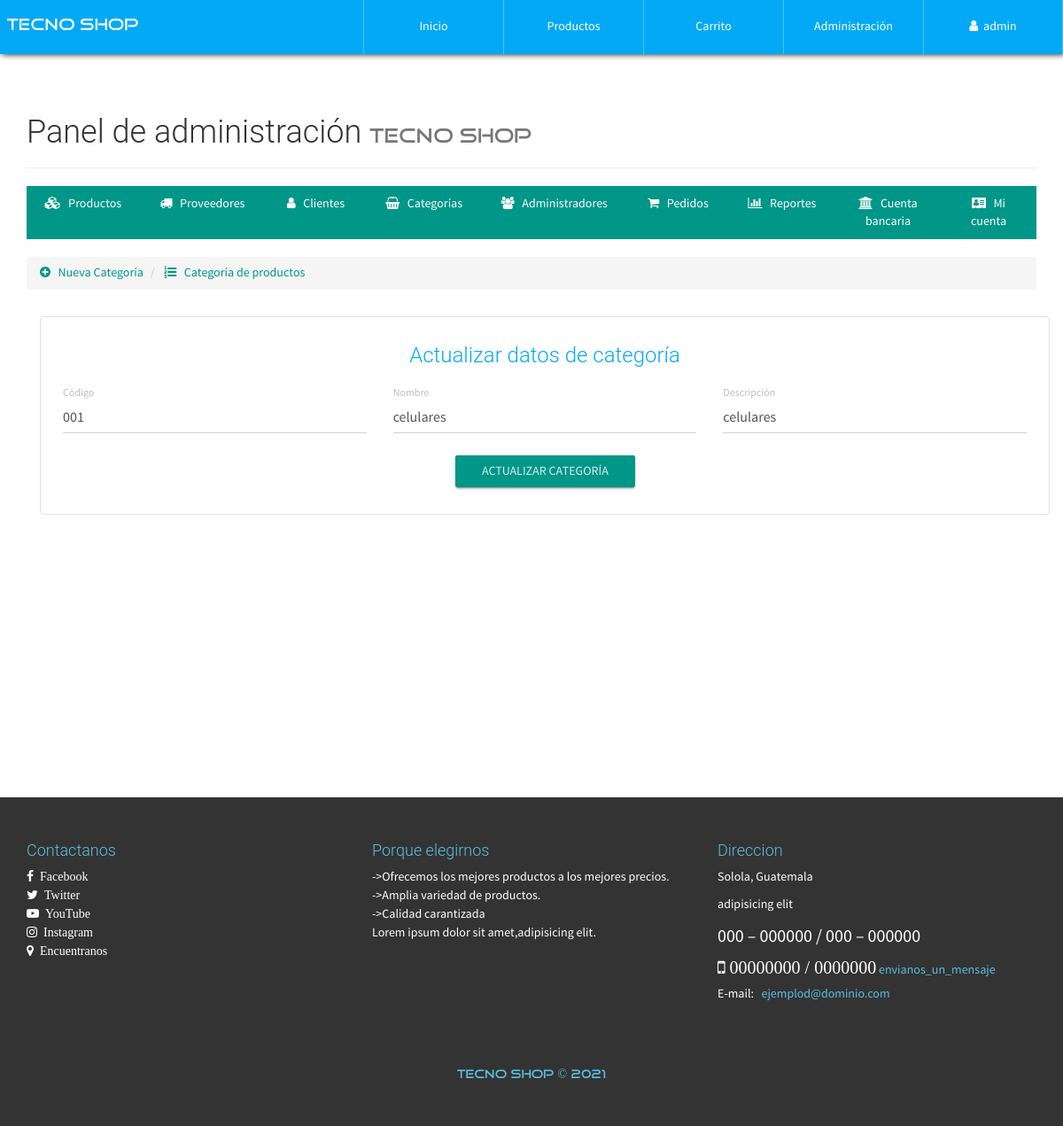
Page /store1/configAdmin.php?view=categoryinfo&code=001 (signed in) on the committed database.
### tables this page shows
CREATE TABLE `categoria` (
  `CodigoCat` varchar(30) NOT NULL,
  `Nombre` varchar(30) NOT NULL,
  `Descripcion` text NOT NULL
);

### store1/library/consulSQL.php (called while the page is built, shortened)
<?php
class ejecutarSQL {
    public static function conectar(){
        if(!$con=  mysqli_connect(SERVER,USER,PASS,BD)){
            echo "Error en el servidor, verifique sus datos";
        }
        mysqli_set_charset($con, "utf8");
        return $con;
    }
    public static function consultar($query) {
        if (!$consul = mysqli_query(ejecutarSQL::conectar(), $query)) {
            echo 'Error en la consulta SQL ejecutada';
        }
        return $consul;
    }
}

### store1/admin/categoryinfo-view.php (the view, shortened to what this page needs)
<ul class="breadcrumb" style="margin-bottom: 5px;">
    <li>
        <a href="configAdmin.php?view=category">
            <i class="fa fa-plus-circle" aria-hidden="true"></i> &nbsp; Nueva Categoría
        </a>
    </li>
    <li>
        <a href="configAdmin.php?view=categorylist"><i class="fa fa-list-ol" aria-hidden="true"></i> &nbsp; Categoría de productos</a>
    </li>
</ul>
<div class="container">
	<div class="row">
        <div class="col-xs-12">
            <div class="container-form-admin">
                <h3 class="text-info text-center">Actualizar datos de categoría</h3>
                <?php
                	$code=$_GET['code'];
                	$categoria=ejecutarSQL::consultar("SELECT * FROM categoria WHERE CodigoCat='$code'");
                	$cate=mysqli_fetch_array($categoria, MYSQLI_ASSOC);
                ?>
                <form action="./process/updateCategory.php" method="POST" class="FormCatElec" data-form="update">
                    <div class="container-fluid">
                        <div class="row">
                            <div class="col-xs-12 col-sm-6 col-md-4">
                                <div class="form-group label-floating">
                                    <label class="control-label">Código</label>
                                    <input class="form-control" type="text" value="<?php echo $cate['CodigoCat']; ?>" name="categ-code" maxlength="9" readonly>
                                </div>
                            </div>
                            <div class="col-xs-12 col-sm-6 col-md-4">
                                <div class="form-group label-floating">
                                    <label class="control-label">Nombre</label>
                                    <input class="form-control" value="<?php echo $cate['Nombre']; ?>" type="text" name="categ-name" maxlength="30" required="">
                                </div>
                            </div>
                            <div class="col-xs-12 col-sm-6 col-md-4">
                                <div class="form-group label-floating">
                                    <label class="control-label">Descripción</label>
                                    <input class="form-control" value="<?php echo $cate['Descripcion']; ?>" type="text" name="categ-descrip" required="">
                                </div>
                            </div>
                        </div>
                    </div>
                    <p class="text-center"><button type="submit" class="btn btn-primary btn-raised">Actualizar categoría</button></p>
                </form>
            </div>
        </div>
    </div>
</div>

### store1/css/style.css (style rules this page uses)
body { font-family: "FontFamilySPro"; line-height: 1.5; font-size: 1.4em; width: 100%; height: 100%; margin: 0px; padding: 0px; background-position: center center; background-repeat: no-repeat; background-attachment: fixed; background-size: cover; background-color: #fff; }
.container-form-admin { border: 1px solid #e0e1e1 !important; border-radius: 4px; padding: 10px; margin-top: 25px; }
#container-page-configAdmin { background-image: url(../assets/img/font-registration.JPG); }

### rows in the picture
categoria: categ-code "001", categ-name "celulares", categ-descrip "celulares"

### other values in the picture
$_SESSION['nombreAdmin'] "admin"
